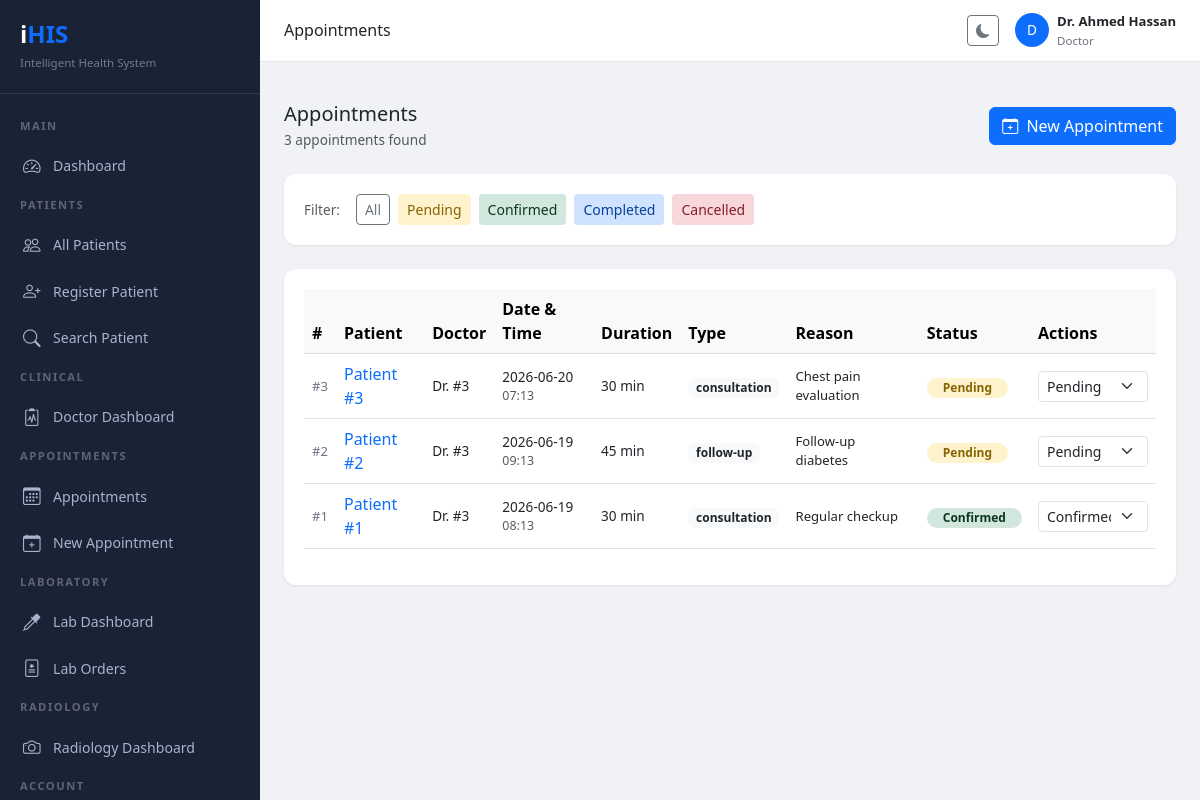
The app's page /appointments/ (signed in) with its own data.
### models/user.py (models this page shows, shortened)
class User(UserMixin, db.Model):
    __tablename__ = 'users'
    id = db.Column(db.Integer, primary_key=True)
    username = db.Column(db.String(80), unique=True, nullable=False)
    email = db.Column(db.String(120), unique=True, nullable=False)
    password_hash = db.Column(db.String(255), nullable=False)
    role_id = db.Column(db.Integer, db.ForeignKey('roles.id'), nullable=False)
    full_name = db.Column(db.String(150))
    phone = db.Column(db.String(20))
    is_active = db.Column(db.Boolean, default=True)
    created_at = db.Column(db.DateTime, default=datetime.utcnow)
    updated_at = db.Column(db.DateTime, default=datetime.utcnow, onupdate=datetime.utcnow)
    deleted_at = db.Column(db.DateTime, nullable=True)
    last_login = db.Column(db.DateTime, nullable=True)

class Role(db.Model):
    __tablename__ = 'roles'
    id = db.Column(db.Integer, primary_key=True)
    name = db.Column(db.String(50), unique=True, nullable=False)
    description = db.Column(db.String(200))
    created_at = db.Column(db.DateTime, default=datetime.utcnow)
    users = db.relationship('User', backref='role', lazy=True)

### models/appointment.py (models this page shows, shortened)
class Appointment(db.Model):
    __tablename__ = 'appointments'
    id = db.Column(db.Integer, primary_key=True)
    patient_id = db.Column(db.Integer, db.ForeignKey('patients.id'), nullable=False)
    doctor_id = db.Column(db.Integer, db.ForeignKey('users.id'), nullable=False)
    scheduled_at = db.Column(db.DateTime, nullable=False)
    duration = db.Column(db.Integer, default=30)  # minutes
    status = db.Column(db.String(30), default='pending')
    reason = db.Column(db.Text)
    notes = db.Column(db.Text)
    appointment_type = db.Column(db.String(50))
    created_by = db.Column(db.Integer, db.ForeignKey('users.id'))
    created_at = db.Column(db.DateTime, default=datetime.utcnow)
    updated_at = db.Column(db.DateTime, default=datetime.utcnow,
                           onupdate=datetime.utcnow)
    deleted_at = db.Column(db.DateTime, nullable=True)

### routes/appointment.py (the view, shortened to what this page needs)
@appointment.route('/')
@login_required
def index():
    role = current_user.role.name.lower()
    if role in ['admin', 'superadmin', 'receptionist']:
        appointments = Appointment.query.filter_by(
            deleted_at=None
        ).order_by(Appointment.scheduled_at.desc()).all()
    elif role == 'doctor':
        appointments = Appointment.query.filter_by(
            doctor_id=current_user.id,
            deleted_at=None
        ).order_by(Appointment.scheduled_at.desc()).all()
    else:
        appointments = []
    return render_template('appointments/index.html',
                           appointments=appointments)

### templates/appointments/index.html (shortened to what this page needs)
{% extends "base.html" %}
{% block page_title %}Appointments{% endblock %}
{% block content %}
<div class="d-flex align-items-center justify-content-between mb-4">
    <div>
        <h5 class="fw-700 mb-1">Appointments</h5>
        <p class="text-muted mb-0" style="font-size:0.85rem">
            {{ appointments|length }} appointments found
        </p>
    </div>
    <a href="{{ url_for('appointment.new') }}"
       class="btn btn-primary">
        <i class="bi bi-calendar-plus me-1"></i>
        New Appointment
    </a>
</div>
<div class="table-card mb-4">
    <div class="d-flex gap-2 flex-wrap">
        <span class="text-muted me-2 align-self-center"
              style="font-size:0.85rem">
            Filter:
        </span>
        <a href="{{ url_for('appointment.index') }}"
           class="btn btn-sm btn-outline-secondary">
            All
        </a>
        <a href="{{ url_for('appointment.index') }}?status=pending"
           class="btn btn-sm"
           style="background:#fff3cd;color:#856404">
            Pending
        </a>
        <a href="{{ url_for('appointment.index') }}?status=confirmed"
           class="btn btn-sm"
           style="background:#d1e7dd;color:#0a3622">
            Confirmed
        </a>
        <a href="{{ url_for('appointment.index') }}?status=completed"
           class="btn btn-sm"
           style="background:#cfe2ff;color:#084298">
            Completed
        </a>
        <a href="{{ url_for('appointment.index') }}?status=cancelled"
           class="btn btn-sm"
           style="background:#f8d7da;color:#842029">
            Cancelled
        </a>
    </div>
</div>
<div class="table-card">
    {% if appointments %}
    <div class="table-responsive">
        <table class="table table-hover align-middle">
            <thead class="table-light">
                <tr>
                    <th>#</th>
                    <th>Patient</th>
                    <th>Doctor</th>
                    <th>Date & Time</th>
                    <th>Duration</th>
                    <th>Type</th>
                    <th>Reason</th>
                    <th>Status</th>
                    <th>Actions</th>
                </tr>
            </thead>
            <tbody>
                {% for a in appointments %}
                <tr>
                    <td style="font-size:0.82rem;color:#6b7280">
                        #{{ a.id }}
                    </td>
                    <td>
                        <a href="{{ url_for('patient.view', id=a.patient_id) }}"
                           class="text-decoration-none fw-600">
                            Patient #{{ a.patient_id }}
                        </a>
                    </td>
                    <td style="font-size:0.85rem">
                        Dr. #{{ a.doctor_id }}
                    </td>
                    <td>
                        <div class="fw-600" style="font-size:0.85rem">
                            {{ a.scheduled_at.strftime('%Y-%m-%d') }}
                        </div>
                        <div class="text-muted" style="font-size:0.78rem">
                            {{ a.scheduled_at.strftime('%H:%M') }}
                        </div>
                    </td>
                    <td style="font-size:0.85rem">
                        {{ a.duration }} min
                    </td>
                    <td>
                        <span class="badge bg-light text-dark">
                            {{ a.appointment_type or 'General' }}
                        </span>
                    </td>
                    <td style="font-size:0.82rem">
                        {{ a.reason[:30] if a.reason else '—' }}
                    </td>
                    <td>
                        <span class="badge status-{{ a.status }}
                                    rounded-pill px-3">
                            {{ a.status | title }}
                        </span>
                    </td>
                    <td>
                        <div class="d-flex gap-1">
                            <form method="POST"
                                  action="{{ url_for('appointment.update_status', id=a.id) }}"
                                  class="d-inline">
                                <select name="status"
                                        class="form-select form-select-sm"
                                        style="width:110px"
                                        onchange="this.form.submit()">
                                    <option value="pending"
                                            {% if a.status == 'pending' %}
                                            selected{% endif %}>
                                        Pending
                                    </option>
                                    <option value="confirmed"
                                            {% if a.status == 'confirmed' %}
                                            selected{% endif %}>
                                        Confirmed
                                    </option>
                                </select>
                            </form>
                        </div>
                    </td>
                </tr>
                {% endfor %}
            </tbody>
        </table>
    </div>
    {% endif %}
</div>
{% endblock %}

### templates/base.html (shortened to what this page needs)
<!DOCTYPE html>
<html lang="en" data-bs-theme="light">
<head>
    <link href="https://cdn.jsdelivr.net/npm/bootstrap@5.3.0/dist/css/bootstrap.min.css" rel="stylesheet">
    <link href="https://cdn.jsdelivr.net/npm/bootstrap-icons@1.11.0/font/bootstrap-icons.css" rel="stylesheet">
</head>
<body>
{% if current_user.is_authenticated %}
<div class="sidebar" id="sidebar">
    <div class="sidebar-brand">
        <h4>i<span>HIS</span></h4>
        <small style="color:rgba(255,255,255,0.4);font-size:0.72rem;">
            Intelligent Health System
        </small>
    </div>
    <div class="sidebar-menu">
        <div class="menu-label">Main</div>
        <a href="{{ url_for('auth.dashboard') }}" class="sidebar-link">
            <i class="bi bi-speedometer2"></i> Dashboard
        </a>
        {% if current_user.role.name in ['admin','superadmin','doctor','nurse','receptionist'] %}
        <div class="menu-label">Patients</div>
        <a href="{{ url_for('patient.index') }}" class="sidebar-link">
            <i class="bi bi-people"></i> All Patients
        </a>
        <a href="{{ url_for('patient.new') }}" class="sidebar-link">
            <i class="bi bi-person-plus"></i> Register Patient
        </a>
        <a href="{{ url_for('patient.search') }}" class="sidebar-link">
            <i class="bi bi-search"></i> Search Patient
        </a>
        {% endif %}
        {% if current_user.role.name in ['doctor','admin','superadmin'] %}
        <div class="menu-label">Clinical</div>
        <a href="{{ url_for('doctor.index') }}" class="sidebar-link">
            <i class="bi bi-clipboard2-pulse"></i> Doctor Dashboard
        </a>
        {% endif %}
        <div class="menu-label">Appointments</div>
        <a href="{{ url_for('appointment.index') }}" class="sidebar-link">
            <i class="bi bi-calendar3"></i> Appointments
        </a>
        <a href="{{ url_for('appointment.new') }}" class="sidebar-link">
            <i class="bi bi-calendar-plus"></i> New Appointment
        </a>
        {% if current_user.role.name in ['lab_tech','doctor','admin','superadmin'] %}
        <div class="menu-label">Laboratory</div>
        <a href="{{ url_for('laboratory.index') }}" class="sidebar-link">
            <i class="bi bi-eyedropper"></i> Lab Dashboard
        </a>
        <a href="{{ url_for('laboratory.orders') }}" class="sidebar-link">
            <i class="bi bi-file-medical"></i> Lab Orders
        </a>
        {% endif %}
        {% if current_user.role.name in ['radiologist','doctor','admin','superadmin'] %}
        <div class="menu-label">Radiology</div>
        <a href="{{ url_for('radiology.index') }}" class="sidebar-link">
            <i class="bi bi-camera"></i> Radiology Dashboard
        </a>
        {% endif %}
        <div class="menu-label">Account</div>
    </div>
</div>
<div class="main-content">
    <div class="topbar">
        <div class="d-flex align-items-center gap-3">
            <h6 class="mb-0 fw-600">
                {% block page_title %}Dashboard{% endblock %}
            </h6>
        </div>
        <div class="d-flex align-items-center gap-3">
            <button class="btn btn-sm btn-outline-secondary"
                    onclick="toggleDarkMode()">
                <i class="bi bi-moon-fill"></i>
            </button>
            <div class="d-flex align-items-center gap-2">
                <div class="rounded-circle bg-primary text-white d-flex
                            align-items-center justify-content-center"
                     style="width:34px;height:34px;font-size:0.85rem">
                    {{ current_user.full_name[0] if current_user.full_name else 'U' }}
                </div>
                <div>
                    <div style="font-size:0.82rem;font-weight:600">
                        {{ current_user.full_name }}
                    </div>
                    <div style="font-size:0.72rem;color:#6b7280">
                        {{ current_user.role.name | title }}
                    </div>
                </div>
            </div>
        </div>
    </div>
    <div class="px-4 pt-3">
    </div>
    <div class="content-area">
        {% block content %}{% endblock %}
    </div>
</div>
{% else %}
{% block auth_content %}{% endblock %}
{% endif %}
</body>
</html>

### templates/base.html (style rules this page uses)
:root { --sidebar-width: 260px; --primary: #0d6efd; --sidebar-bg: #1a2236; --sidebar-text: #a8b4cc; --sidebar-active: #ffffff; }
body { font-family: 'Segoe UI', sans-serif; background: #f0f2f5; }
.sidebar { width: var(--sidebar-width); min-height: 100vh; background: var(--sidebar-bg); position: fixed; top: 0; left: 0; z-index: 1000; overflow-y: auto; transition: all 0.3s; }
.sidebar-brand { padding: 20px; border-bottom: 1px solid rgba(255,255,255,0.1); }
.sidebar-brand h4 { color: #fff; font-weight: 800; margin: 0; }
.sidebar-brand span { color: #0d6efd; }
.sidebar-menu { padding: 16px 0; }
.menu-label { padding: 8px 20px; font-size: 0.7rem; text-transform: uppercase; letter-spacing: 1.5px; color: rgba(255,255,255,0.3); font-weight: 600; }
.sidebar-link { display: flex; align-items: center; gap: 10px; padding: 10px 20px; color: var(--sidebar-text); text-decoration: none; font-size: 0.88rem; transition: all 0.2s; border-left: 3px solid transparent; }
.sidebar-link i { font-size: 1.1rem; width: 20px; }
.main-content { margin-left: var(--sidebar-width); min-height: 100vh; }
.topbar { background: #fff; padding: 12px 24px; border-bottom: 1px solid #e5e7eb; display: flex; align-items: center; justify-content: space-between; position: sticky; top: 0; z-index: 999; }
.content-area { padding: 24px; }
.table-card { background: #fff; border-radius: 12px; padding: 20px; box-shadow: 0 1px 3px rgba(0,0,0,0.08); }
.status-pending { background: #fff3cd; color: #856404; }
.status-confirmed { background: #d1e7dd; color: #0a3622; }

### records on screen
User: full_name "D", full_name "Dr. Ahmed Hassan"
Role: role.name "Doctor"
Appointment: id "3", patient_id "3", doctor_id "3", scheduled_at "2026-06-20", scheduled_at "07:13", duration "30", appointment_type "consultation", reason "Chest pain evaluation", status "Pending"
Appointment: id "2", patient_id "2", doctor_id "3", scheduled_at "2026-06-19", scheduled_at "09:13", duration "45", appointment_type "follow-up", reason "Follow-up diabetes", status "Pending"
Appointment: id "1", patient_id "1", doctor_id "3", scheduled_at "2026-06-19", scheduled_at "08:13", duration "30", appointment_type "consultation", reason "Regular checkup", status "Confirmed"

### other values on screen
{{ appointments|length }} "3"
